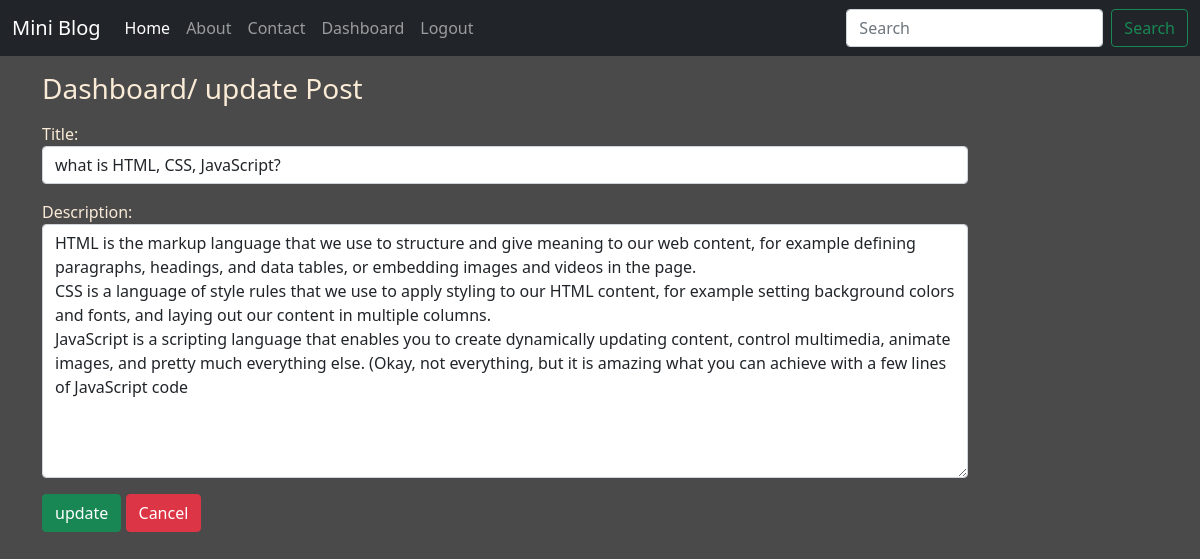
Page /updatepost/3/ (signed in) on the committed database.
### blog/models.py (models this page shows)
class post(models.Model):
    title = models.CharField(max_length=150)
    desc = models.TextField()

### blog/views.py (the view)
# urls.py: path('updatepost/<int:id>/', update_post, name='updatepost'),
def update_post(request, id):
    if request.user.is_authenticated:
        if request.method == 'POST':
            pi = post.objects.get(pk=id)
            form = PostForm(request.POST, instance=pi)
            if form.is_valid():
                form.save()
        else:
            pi = post.objects.get(pk=id)
            form = PostForm(instance=pi)
        return render(request,'blog/updatepost.html',{'form': form})
    else:
        return redirect('login')

### blog/forms.py
class PostForm(forms.ModelForm):
    class Meta:
        model = post
        fields = ['title', 'desc']
        labels = {'title': 'Title', 'desc': 'Description'}
        widgets = {'title':forms.TextInput(attrs={'class': 'form-control'}),
                   'desc':forms.Textarea(attrs={'class': 'form-control'}),}

### blog/templates/blog/updatepost.html
{% extends 'blog/base.html' %}
{% load static %}
{% block content %}
<div class="col-sm-10">
    <h3 class="my-3">Dashboard/ update Post</h3>
    <form action="" method="post" novalidate> {% csrf_token %}
        {{form.as_p}}
        <input type="Submit" value="update" class="btn btn-success">
        <a href="{% url 'dashboard'%}" class="btn btn-danger">Cancel</a>
    </form>
</div>
{% endblock content %}

### blog/static/blog/css/style.css (style rules this page uses)
body { background-color: rgb(75,74,74); color: antiquewhite; }

### rows in the picture
post: title "what is HTML, CSS, JavaScript?", desc "HTML is the markup language that we use to structure and give meaning to our web content, for example defining paragraphs, headings, and data tables, or embedding images and videos in the page. CSS is a language of style rules that we use to apply styling to our HTML content, for example setting background colors and fonts, and laying out our content in multiple columns. JavaScript is a scripting language that enables you to create dynamically updating content, control multimedia, animate images, and pretty much everything else. (Okay, not everything, but it is amazing what you can achieve with a few lines of JavaScript code"
